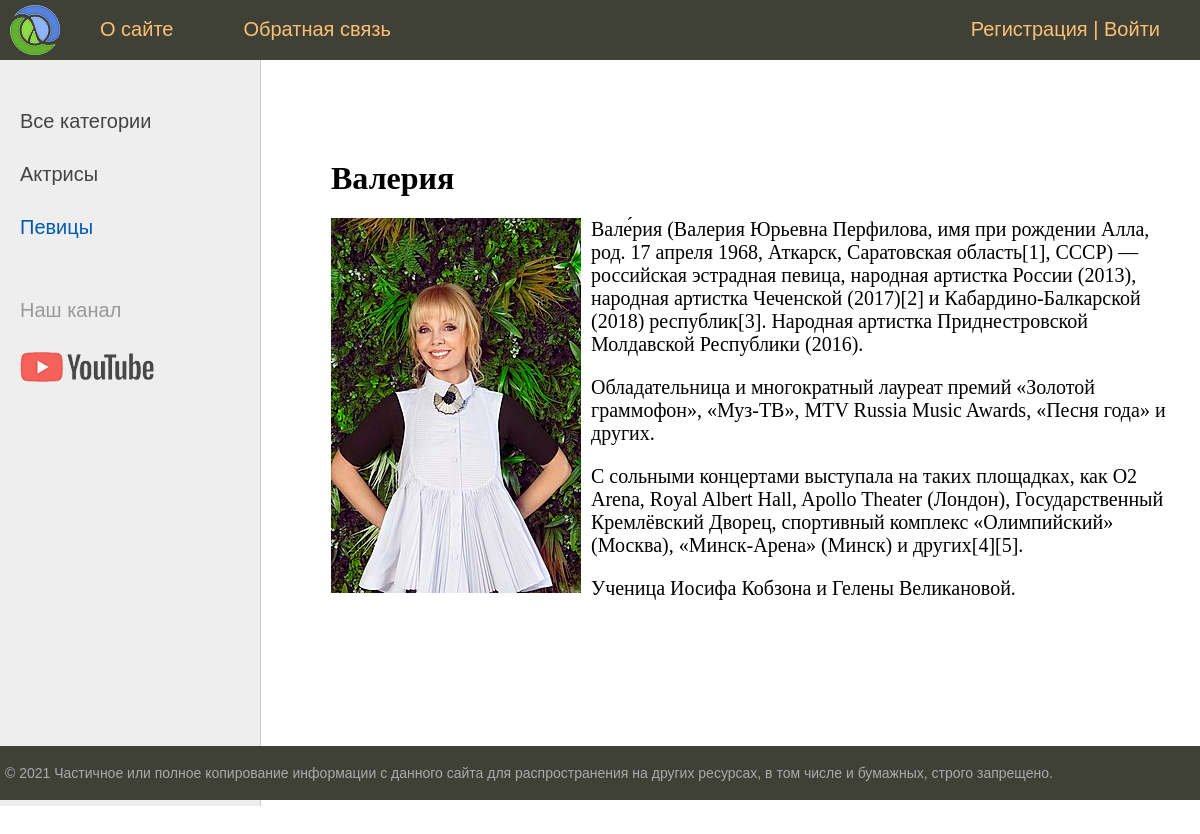
/post/valeriya/, run on the app's committed database.
### women/models.py (models this page shows, shortened)
class Category(models.Model):
    name = models.CharField(max_length=100, db_index=True, verbose_name='Категория')
    slug = models.SlugField(max_length=255, unique=True, db_index=True, verbose_name='URL')
    def get_absolute_url(self):
        return reverse('category', kwargs={'cat_slug': self.slug})
    class Meta:
        verbose_name = 'Категория'
        verbose_name_plural = 'Категории'
        ordering = ['id']

class Women(models.Model):
    title = models.CharField(max_length=255, verbose_name='Заголовок')
    slug = models.SlugField(max_length=255, unique=True, db_index=True, verbose_name='URL')
    content = models.TextField(blank=True, verbose_name='Текст статьи')
    photo = models.ImageField(upload_to="photos/%Y/%m/%d/", verbose_name='Фото')
    time_create = models.DateTimeField(auto_now_add=True, verbose_name='Время создания')
    time_update = models.DateTimeField(auto_now=True, verbose_name='Время публикации')
    is_published = models.BooleanField(default=True, verbose_name='Публикация')
    cat = models.ForeignKey('Category', on_delete=models.PROTECT, verbose_name='Категория')
    def __str__(self):
        return self.title
    class Meta:
        verbose_name = 'Известные женщины'
        verbose_name_plural = 'Известные женщины'
        ordering = ['time_create', 'title']

### women/views.py (the view)
# urls.py: path('post/<slug:post_slug>/', ShowPost.as_view(), name='post'),
class ShowPost(DataMixin, DetailView):
    model = Women
    template_name = 'women/post.html'
    slug_url_kwarg = 'post_slug'
    context_object_name = 'post'
    def get_context_data(self, *, object_list=None, **kwargs):
        context = super().get_context_data(**kwargs)
        c_def = self.get_user_context(title=context['post'], cat_selected=context['post'].cat_id)
        return dict(list(context.items()) + list(c_def.items()))

### women/utils.py (called while the page is built)
    def get_user_context(self, **kwargs):
        context = kwargs
        cats = Category.objects.annotate(Count('women'))
        user_menu = menu.copy()
        if not self.request.user.is_authenticated:
            user_menu.pop(1)
        context['menu'] = user_menu
        context['cats'] = cats
        if 'cat_selected' not in context:
            context['cat_selected'] = 0
        return context

### women/templates/women/post.html
{% extends 'women/base.html' %}
{% block content %}
<h1>{{post.title}}</h1>
{% if post.photo %}
<p><img class="img-article-left" src="{{post.photo.url}}"></p>
{% endif %}
{{post.content|linebreaks}}
{% endblock %}

### women/templates/women/base.html (shortened to what this page needs)
{% load static %}
{% load women_tags %}
<!DOCTYPE html>
<html>
<head>
	<link type="text/css" href="{% static 'women/css/styles.css' %}" rel="stylesheet" />
</head>
<body>
<table class="table-page" border=0 cellpadding="0" cellspacing="0">
<tr><td valign=top>
{% block mainmenu %}
		<div class="header">
			<ul id="mainmenu" class="mainmenu">
			<li class="logo"><a href="{% url 'home' %}"><div class="logo"></div></a></li>
{% for m in menu %}
	<li><a href="{% url m.url_name %}">{{m.title}}</a></li>
{% endfor %}
				{% if request.user.is_authenticated %}
				<li class="last">{{ user.username }} | <a href="{% url 'logout' %}">Выйти</a></li>
				{% else %}
				<li class="last"><a href="{% url 'register' %}">Регистрация</a> | <a href="{% url 'login' %}">Войти</a> </li>
				{% endif %}
			</ul>
		</div>
{% endblock mainmenu %}
<table class="table-content" border=0 cellpadding="0" cellspacing="0">
<tr>
	{% load cache %}
	{% cache 60 sidebar %}
	<td valign="top" class="left-chapters">
	<ul id="leftchapters">
{% if cat_selected == 0 %}
		<li class="selected">Все категории</li>
{% else %}
		<li><a href="{% url 'home' %}">Все категории</a></li>
{% endif %}
		{% for c in cats %}
		{% if c.women__count > 0 %}
			{% if c.pk == cat_selected %}
				<li class="selected">{{c.name}}</li>
			{% else %}
				<li><a href="{{ c.get_absolute_url }}">{{ c.name }}</a></li>
			{% endif %}
		{% endif %}
		{% endfor %}
		{% endcache %}
		<li class="share">
		<p>Наш канал</p>
		<a class="share-yt" href="https://www.youtube.com/channel/UClJzWfGWuGJL2t-3dYKcHTA/playlists" target="_blank" rel="nofollow"></a>
		</li>
	</ul>
</td>
<td valign="top" class="content">
	<div class="content-text">
{% block content %}
{% endblock %}
	</div>
</td></tr></table>
</td></tr>
<tr><td valign=top>
	<div id="footer">
		<p>&copy; 2021 Частичное или полное копирование информации с данного сайта для распространения на других ресурсах, в том числе и бумажных, строго запрещено.</p>
	</div>
</td></tr></table>
</body>
</html>

### women/static/women/css/styles.css (style rules this page uses)
html, body { font-family: 'Arial'; margin: 0; padding: 0; height: 100%; width: 100%; color: #444; }
a { color: #0059b2; text-decoration: none; }
img { max-width: 600px; height: auto; }
img.img-article-left { max-width: 300px; height: auto; float: left; padding: 0 10px 10px 0; }
.table-page { width: 100%; height: 100%; vertical-align: top; }
.table-page tr { height: 100%; }
.header { background: #3F4137; height: 60px; }
.logo { background: url('../images/logo.png') no-repeat 10px 5px; width: 70px; height: 60px; }
ul.mainmenu { list-style: none; margin: 0; padding: 0; height: 60px; color: #fdc073; font-size: 20px; overflow: hidden; }
ul.mainmenu li { float: left; margin: 18px 40px 0 30px; }
ul.mainmenu li.logo { margin: 0; }
ul.mainmenu li.last { float: right; }
ul.mainmenu li a { color: #fdc073; text-decoration: none; }
.table-content { width: 100%; min-height: 100%; height: 100%; }
.left-chapters { margin: 0; background: #eee; border-right: 1px solid #ccc; min-height: 100%; }
.left-chapters ul { width: 230px; min-height: 100%; margin: 0; padding: 20px 10px 10px 20px; list-style: none; font-size: 20px; }
.left-chapters ul li { margin: 30px 0 0 0; color: #999; }
.left-chapters ul li.selected { color: #0059b2; }
.left-chapters ul li a { color: #444; text-decoration: none; }
.left-chapters ul li.share { margin: 60px 0 0 0; }
.left-chapters ul li.share p { margin: 30px 0 30px 0; }
.left-chapters ul li.share a { display: inline-block; width: 40px; height: 40px; margin: 0 20px 0 0; }
.left-chapters ul li.share a.share-yt { width: 100%; height: 30px; background: url('../images/share_yt.png') no-repeat 0 0 }
.content { padding: 40px 20px 20px 40px; width: 100%; box-sizing: border-box; }
.content-text { margin: 60px 0 0 30px; color: #000; font-size: 20px; font-family: Yandex Sans Display Light; }
.content-text h1 { font-size: 32px; }
#footer { box-sizing: border-box; background: #3F4137; padding: 5px; color: #aaa; font-size: 14px; font-family: Verdana, Geneva, Arial, Helvetica; text-align: left; overflow: hidden; }

### data on the page
Category: name "Актрисы"
Category: name "Певицы"
Women: title "Валерия", photo (picture), content "Вале́рия (Валерия Юрьевна Перфилова, имя при рождении Алла, род. 17 апреля 1968, Аткарск, Саратовская область[1], СССР) — российская эстрадная певица, народная артистка России (2013), народная артистка Чеченской (2017)[2] и Кабардино-Балкарской (2018) республик[3]. Народная артистка Приднестровской Молдавской Республики (2016). Обладательница и многократный лауреат премий «Золотой граммофон», «Муз-ТВ», MTV Russia Music Awards, «Песня года» и других. С сольными концертами выступала на таких площадках, как O2 Arena, Royal Albert Hall, Apollo Theater (Лондон), Государственный Кремлёвский Дворец, спортивный комплекс «Олимпийский» (Москва), «Минск-Арена» (Минск) и других[4][5]. Ученица Иосифа…"

### other printed values
{{ m.title }} "О сайте" "Обратная связь"
